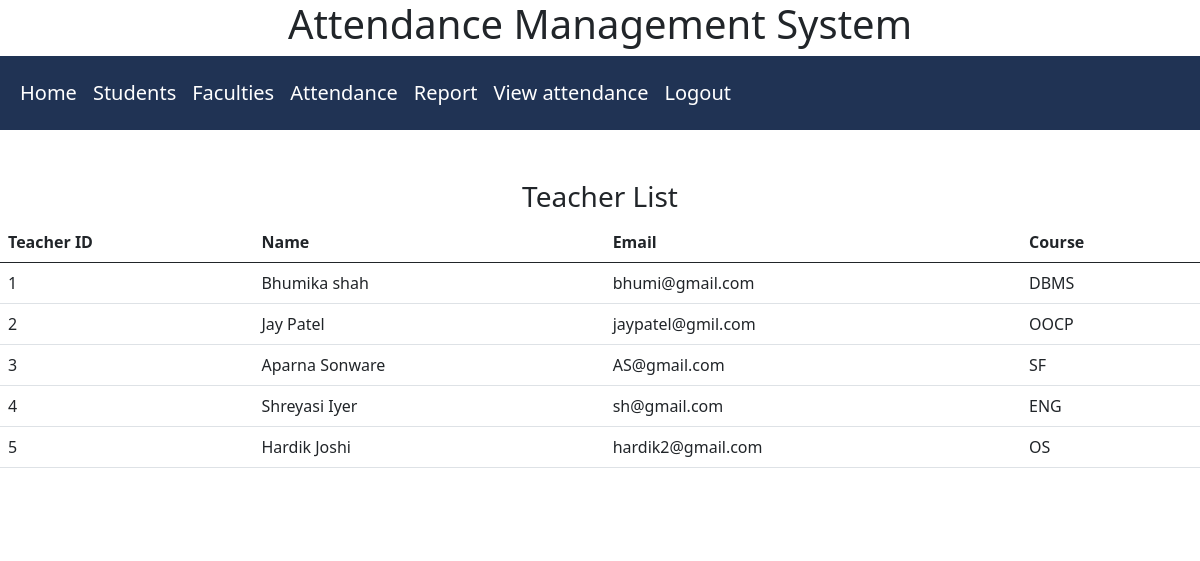
Page /teacher/teachers.php (signed in) on the committed database.
### tables this page shows
CREATE TABLE IF NOT EXISTS `teachers` (
  `tc_id` varchar(20) NOT NULL,
  `tc_name` varchar(20) NOT NULL,
  `tc_email` varchar(30) NOT NULL,
  `tc_course` varchar(30) NOT NULL,
  PRIMARY KEY (`tc_id`)
);

### teacher/teachers.php (the view, shortened to what this page needs)
<?php include('connect.php');?>
<!DOCTYPE html>
<html lang="en">
<head>
  <link rel="stylesheet" type="text/css" href="../css/main.css">
  <link href="https://cdn.jsdelivr.net/npm/bootstrap@5.0.2/dist/css/bootstrap.min.css" rel="stylesheet">
</head>
<body>
<header>
  <h1>Attendance Management System</h1>
  <nav class="navbar navbar-expand-lg navbar-dark" style= "background-color: #203354;">
  <div class="container-fluid">
    <div class="collapse navbar-collapse" id="navbarSupportedContent">
      <ul class="navbar-nav me-auto mb-2 mb-lg-0">
        <li class="nav-item">
          <a class="nav-link active" aria-current="page" href="index.php">Home</a>
        </li>
        <ul class="navbar-nav me-auto mb-2 mb-lg-0">
        <li class="nav-item">
          <a class="nav-link active" aria-current="page" href="students.php">Students</a>
        </li>
        <ul class="navbar-nav me-auto mb-2 mb-lg-0">
        <li class="nav-item">
          <a class="nav-link active" aria-current="page" href="teachers.php">Faculties</a>
        </li>
        <ul class="navbar-nav me-auto mb-2 mb-lg-0">
        <li class="nav-item">
          <a class="nav-link active" aria-current="page" href="attendance.php">Attendance</a>
        </li>
        <ul class="navbar-nav me-auto mb-2 mb-lg-0">
        <li class="nav-item">
          <a class="nav-link active" aria-current="page" href="report.php">Report</a>
        </li>
        <ul class="navbar-nav me-auto mb-2 mb-lg-0">
        <li class="nav-item">
          <a class="nav-link active" aria-current="page" href="view.php">View attendance</a>
        </li>
        <ul class="navbar-nav me-auto mb-2 mb-lg-0">
        <li class="nav-item">
          <a class="nav-link active" aria-current="page" href="../logout.php">Logout</a>
        </li>
   </div>
</nav>
</header>
<center>
<div class="row">
  <div class="content">
    <h3>Teacher List</h3>
    <table class="table table=stripped">
        <thead>
          <tr>
            <th scope="col">Teacher ID</th>
            <th scope="col">Name</th>
            <th scope="col">Email</th>
            <th scope="col">Course</th>
          </tr>
        </thead>
        <?php
        $sql1 = "SELECT * FROM teachers ORDER BY tc_id asc";
        $res = $conn->query($sql1);
if ($res->num_rows > 0) {
    while ($tcr_data = $res->fetch_assoc()) {
?>
<tr>
                <td><?php echo $tcr_data['tc_id']; ?></td>
                <td><?php echo $tcr_data['tc_name']; ?></td>
                <td><?php echo $tcr_data['tc_email']; ?></td>
                <td><?php echo $tcr_data['tc_course']; ?></td>
              </tr>
<?php       }
}
?>
    </table>
  </div>
</div>
</center>
</body>
</html>

### css/main.css (style rules this page uses)
header { font-size: 15px; font-style: bold; text-align: center; }
body { color: black; background-color: white; font-family: Arial; margin: 0; }
.navbar { font-size: 20px; overflow: hidden; background-color: blue; }
.navbar a { float: left; display: block; color: white; text-align: center; padding: 14px 20px; text-decoration: none; }
.row { display: flex; flex-wrap: wrap; }
.content { flex: 30%; background-color: white; padding: 50px; }

### rows in the picture
teachers: tc_id "1", tc_name "Bhumika shah", tc_email "bhumi@gmail.com", tc_course "DBMS"
teachers: tc_id "2", tc_name "Jay Patel", tc_email "jaypatel@gmil.com", tc_course "OOCP"
teachers: tc_id "3", tc_name "Aparna Sonware", tc_email "AS@gmail.com", tc_course "SF"
teachers: tc_id "4", tc_name "Shreyasi Iyer", tc_email "sh@gmail.com", tc_course "ENG"
teachers: tc_id "5", tc_name "Hardik Joshi", tc_email "hardik2@gmail.com", tc_course "OS"
